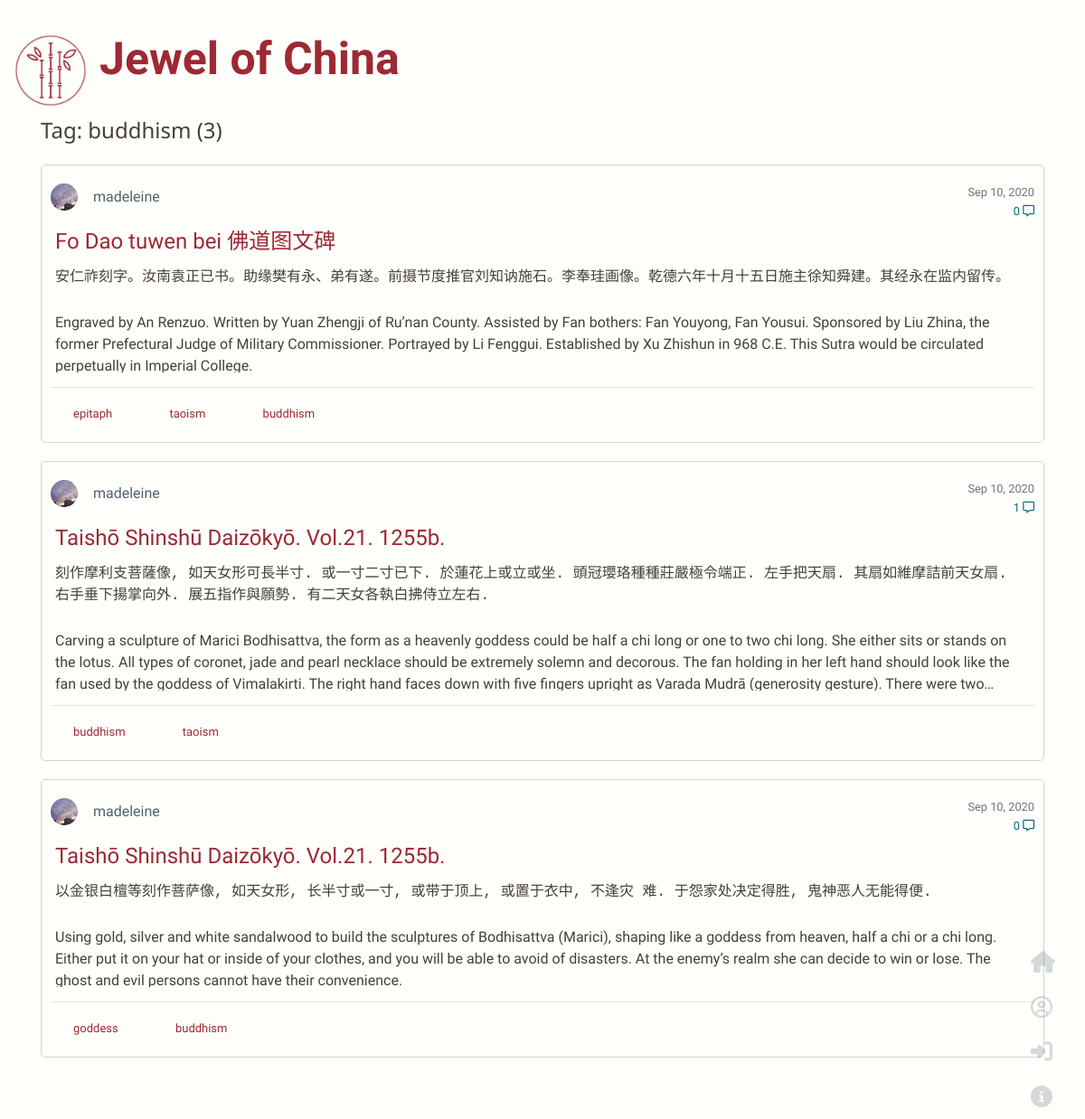
The app's page /tag/buddhism with its own data.
### flaskwebsite/models.py (models this page shows, shortened)
class Tag(db.Model):
    tag_id = db.Column(db.Integer, primary_key=True)
    name = db.Column(db.String(20))

class Post(db.Model):
    post_id = db.Column(db.Integer, primary_key=True)
    title = db.Column(db.String(100), nullable=False)
    date_posted = db.Column(db.DateTime, nullable=False, default=datetime.utcnow)
    chinese_content = db.Column(db.Text, nullable=False)
    content = db.Column(db.Text, nullable=False)
    user_id = db.Column(db.Integer, db.ForeignKey('user.id'), nullable=False)
    total_comments = db.Column(db.Integer, nullable=True)
    tags = db.relationship('Tag', secondary=tags, backref=db.backref('post_tags', lazy='dynamic'))
    comments = db.relationship('Comment', backref='comments', lazy=True)

class User(db.Model, UserMixin):
    id = db.Column(db.Integer, primary_key=True)
    username = db.Column(db.String(20), unique=True, nullable=False)
    email = db.Column(db.String(120), unique=True, nullable=False)
    image_file = db.Column(db.String(20), nullable=False, default='default.jpg')
    password = db.Column(db.String(60), nullable=False)
    posts = db.relationship('Post', backref='author', lazy=True)

### flaskwebsite/routes.py (the view)
@app.route('/tag/<tag>')
def search_tag(tag):
    page = request.args.get('page', 1, type=int)
    tag = tag.replace('%20', ' ')
    tag = Tag.query.filter_by(name=tag).first_or_404()
    name = tag.name
    posts = tag.post_tags.order_by(Post.date_posted.desc())\
        .paginate(page=page, per_page=5)
    return render_template('tag.html', tag_name=name, posts=posts)

### flaskwebsite/templates/tag.html
{% extends "layout.html" %}
{% block content %}
<div class="container">
    <div class="mb-5">
        <div class="post-section">Tag: {{ tag_name }} ({{posts.total}})</div>
            <div class="post-field">
            {% for post in posts.items %}
                <article class="media post">
                    <div class="media-body">
                        <div class="article-metadata">
                             <img class="rounded-circle article-img" src="{{url_for('static',
                    filename='profile_pics/' + post.author.image_file)}}">
                            <a class="article-author ml-2" href="{{url_for('user_posts', username=post.author.username)}}">{{ post.author.username }}</a>
                            <small class="text-muted time">{{ post.date_posted.strftime('%b %d, %Y')}}</small>
                            <div >
                                <small class="comment-icon">{{ post.total_comments}}  <i class='far fa-comment-alt'></i></small>
                            </div>
                        </div>
                            <a class="article-title" href="{{url_for('post', post_id=post.post_id)}}">{{ post.title }}</a>
                            <p class="chinese limit">{{ post.chinese_content |safe}}</p>
                            <p class="article-content limit">{{ post.content |safe}}</p>
                        <hr>
                            {% for tag in post.tags %}
                                <a href="{{ url_for('search_tag', tag=tag.name)}}" class="col-sm-1 tag">
                                {{ tag.name }}
                                </a>
                            {% endfor %}
                    </div>
                </article>
            {% endfor %}
            </div>
    </div>
</div>
{% endblock %}

### flaskwebsite/static/main.css (style rules this page uses)
:root { --bgcolor: #fffffc; --primary: #9d2933; --secendory: #50616d; --third: #463f3a; --english: "Nunito"; --title: "La Belle Aurore"; --sub-title: "Noto Sans"; }
body { background-color: var(--bgcolor); color: var(--third); background-image: url("https://www.transparenttextures.com/patterns/cream-dust.png"); font-family: var(--english), sans-serif; min-height: 100vh; padding-bottom: 20px; }
.article-title { padding: 5px; color: var(--primary); font-size: x-large; display: block; }
.chinese { font-family: KaiTi, monospace; padding: 5px; }
.post { border-radius: 5px; border: solid 1px lightgrey; background-color: var(--bgcolor); margin-bottom: 20px; margin-top: 20px; padding: 20px 10px; }
.post-section { font-size: x-large; color: var(--third); font-family: var(--sub-title), sans-serif; }
.article-author { color: var(--secendory); margin-right: 30px; padding-bottom: 50px; }
.article-metadata { padding-bottom: 10px; }
.article-content { padding: 5px; font-family: var(--english); }
.limit { display: -webkit-box; -webkit-line-clamp: 3; -webkit-box-orient: vertical; overflow: hidden; text-overflow: ellipsis; line-height: 1.5em; max-height: 4.5em; }
.article-img { height: 30px; width: 30px; margin-right: 5px; margin-bottom: 1px; }
.tag { font-size: small; color: var(--primary); margin-right: 20px; margin-left: 10px; }
.time { float: right }
.comment-icon { color: #006d77; display: block; float: right; margin-top: -10px; }
img { width:100%; height:100%; }

### records on screen
Tag: name "buddhism"
Post: image_file (picture), author.username "madeleine", date_posted "Sep 10, 2020", total_comments "0", title "Fo Dao tuwen bei 佛道图文碑", chinese_content "安仁祚刻字。汝南袁正已书。助缘樊有永、弟有遂。前摄节度推官刘知讷施石。李奉珪画像。乾德六年十月十五日施主徐知舜建。其经永在监内留传。", content "Engraved by An Renzuo. Written by Yuan Zhengji of Ru’nan County. Assisted by Fan bothers: Fan Youyong, Fan Yousui. Sponsored by Liu Zhina, the former Prefectural Judge of Military Commissioner. Portrayed by Li Fenggui. Established by Xu Zhishun in 968 C.E. This Sutra would be circulated perpetually in Imperial College."
Tag: name "epitaph"
Tag: name "taoism"
Post: image_file (picture), author.username "madeleine", date_posted "Sep 10, 2020", total_comments "1", title "Taishō Shinshū Daizōkyō. Vol.21. 1255b.", chinese_content "刻作摩利支菩薩像, 如天女形可長半寸. 或一寸二寸已下. 於蓮花上或立或坐. 頭冠瓔珞種種莊嚴極令端正. 左手把天扇. 其扇如維摩詰前天女扇. 右手垂下揚掌向外. 展五指作與願勢. 有二天女各執白拂侍立左右.", content "Carving a sculpture of Marici Bodhisattva, the form as a heavenly goddess could be half a chi long or one to two chi long. She either sits or stands on the lotus. All types of coronet, jade and pearl necklace should be extremely solemn and decorous. The fan holding in her left hand should look like the fan used by the goddess of Vimalakirti. The right hand faces down with five fingers upright as Varada Mudrā (generosity gesture). There were…"
Post: image_file (picture), author.username "madeleine", date_posted "Sep 10, 2020", total_comments "0", title "Taishō Shinshū Daizōkyō. Vol.21. 1255b.", chinese_content "以金银白檀等刻作菩萨像, 如天女形, 长半寸或一寸, 或带于顶上, 或置于衣中, 不逢灾 难. 于怨家处决定得胜, 鬼神恶人无能得便.", content "Using gold, silver and white sandalwood to build the sculptures of Bodhisattva (Marici), shaping like a goddess from heaven, half a chi or a chi long. Either put it on your hat or inside of your clothes, and you will be able to avoid of disasters. At the enemy’s realm she can decide to win or lose. The ghost and evil persons cannot have their convenience."
Tag: name "goddess"

### other values on screen
{{ posts.total }} "3"
